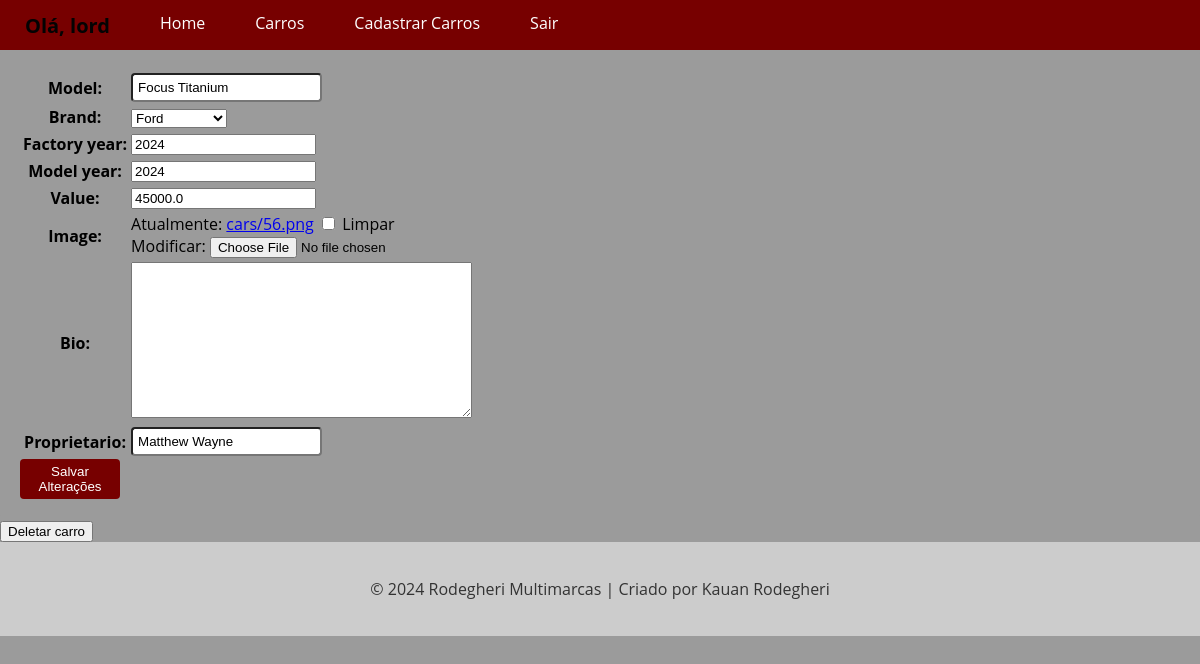
The page /car/3/update/ (signed in) on the database its author committed.
### cars/models.py (models this page shows, shortened)
class Car(models.Model):
    id = models.AutoField(primary_key=True)
    model = models.CharField(max_length=50)
    brand = models.ForeignKey(Brand, on_delete=models.PROTECT, related_name='car_brand')
    factory_year = models.IntegerField(blank=True, null=True)
    model_year = models.IntegerField(blank=True, null=True)
    value = models.FloatField(blank=True, null=True)
    image = models.ImageField(upload_to='cars/', blank=True, null=True)
    bio = models.TextField(blank=True, null=True)
    proprietario = models.CharField(max_length=150, null=True)

### cars/views.py (the view, shortened to what this page needs)
# urls.py: path('car/<int:pk>/update/', CarUpdateView.as_view(), name= 'car_update'),
@method_decorator(login_required(login_url='login'), name='dispatch')
class CarUpdateView(UpdateView):
    model = Car
    form_class = CarModelForm
    template_name = 'car_update.html'

### cars/forms.py (shortened to what this page needs)
class CarModelForm(forms.ModelForm):
    class Meta:
        model = Car
        fields = '__all__'

### cars/models.py (called while the page is built)
    def __str__(self):
        return self.nome

### cars/Templates/car_update.html (shortened to what this page needs)
{% extends 'base.html' %}
{% block content %}
    <form method="POST" enctype="multipart/form-data">
        <table>
            {{ form.as_table }}
        </table>
        <button type="submit">Salvar Alterações</button>
    </form>
    <button
    class="btn btn-danger"
    onclick="location.href='{% url 'delete_car' pk=object.id %}'">Deletar carro</button>
{% endblock %}

### app/templates/base.html (shortened to what this page needs)
{% load static %}
<!DOCTYPE html>
<html lang="pt-br">
<head>
</head>
<body>
    <header>
        <nav>
            <ul>
                {% if user.is_authenticated %}
                <li><strong>Olá, {{ user.username }}</strong></li>
                <li><a href="{% url 'home_views' %}">Home</a></li>
                <li><a href="{% url 'cars_list' %}">Carros</a></li>
                <li><a href="{% url 'new_cars' %}">Cadastrar Carros</a></li>
                <li><a href="{% url 'logout' %}">Sair</a></li>
                {% else %}
                <li><a href="{% url 'home_views' %}">Home</a></li>
                <li><a href="{% url 'cars_list' %}">Carros</a></li>
                <li><a href="{% url 'register' %}">Registrar</a></li>
                <li><a href="{% url 'login' %}">Login</a></li>
                {% endif %}
            </ul>
        </nav>
    </header>
    <main>
        {% block content %}
        {% endblock %}
    </main>
    <footer>
        <p>&copy; 2024 Rodegheri Multimarcas | Criado por Kauan Rodegheri</p>
    </footer>
</body>
</html>

### app/templates/base.html (style rules this page uses)
body { font-family: 'Open Sans', sans-serif; background-color: rgb(155, 155, 155); color: #333; margin: 0; padding: 20; }
header { background-color: #95b9c5; color: #fff; text-align: center; }
footer { background-color: #ccc; color: #333; padding: 20px; text-align: center; }
nav { background-color: rgb(119, 0, 0); color: #fff; height: 50px; display: flex; justify-content: space-between; align-items: center; }
nav ul { list-style: none; margin: 0; padding: 0; display: flex; }
nav ul li { margin: 0 10px; color: black; font: bolder; }
nav ul li a { color: #ffffff; text-decoration: none; font-size: 16px; padding: 15px; transition: all 0.3s ease; }
nav ul li strong { color: #030303; text-decoration: none; font-size: 20px; padding: 15px; transition: all 0.3s ease; }

### cars/Templates/car_update.html (style rules this page uses)
form { background-color: rgb(155, 155, 155); color: black; padding: 20px; border: 0 2px solid #fff; border-radius: 4px; }
input[type="text"] { border: 0 2px solid #fff; border-radius: 4px; padding: 5px; }
button[type='submit'] { border: black; border-radius: 4px; background-color: rgb(119, 0, 0); color: #fff; cursor: pointer; transition: background-color 0.3s ease-in-out; padding: 5px; width: 100px }

### rows shown on the page
Car: model "Focus Titanium", brand "Ford", factory_year "2024", model_year "2024", value "45000.0", proprietario "Matthew Wayne"

### other values the page prints
{{ user.username }} "lord"
